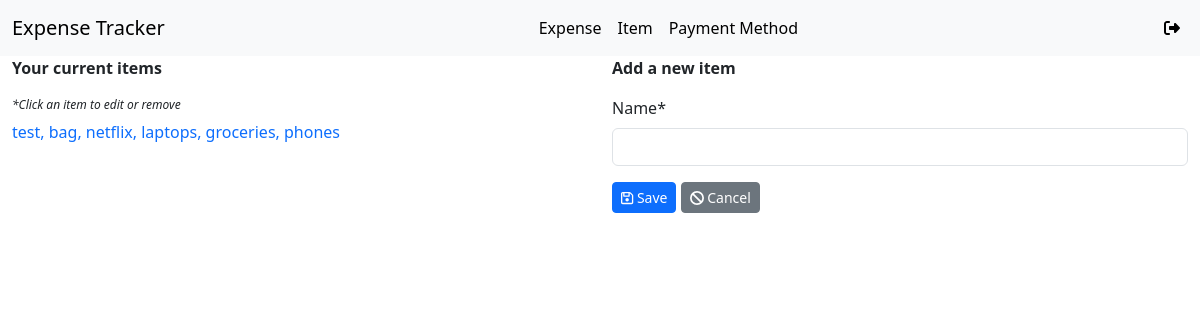
The page /items/ (signed in) on the database its author committed.
### app/models.py (models this page shows, shortened)
class Item(models.Model):
    name = models.CharField(max_length=100)
    user = models.ForeignKey(User, on_delete=models.CASCADE)
    entry_date = models.DateTimeField(auto_now_add=True, null=True, blank=True)
    last_update_date = models.DateTimeField(auto_now=True, null=True, blank=True)
    def __str__(self):
        return self.name

### app/views.py (the view, shortened to what this page needs)
# urls.py: path('items/', ItemCreateView.as_view(), name='item-list'),
class ItemCreateView(LoginRequiredMixin, CreateView):
    model = Item
    template_name = 'item_form.html'
    fields = ['name']
    def get_context_data(self, **kwargs):
        context = super().get_context_data(**kwargs)
        context['items'] = Item.objects.order_by('-id').filter(user=self.request.user)
        return context

### app/templates/item_form.html (shortened to what this page needs)
{% extends 'base.html' %}
{% block content %}
{% load crispy_forms_tags %}
<div class="row">
    <div class="col-md-6 col-sm-6">
        <div class="row">
            <p><b>Your current items</b></p>
        </div>
        <div class="row">
            <em style="font-size:0.75em">*Click an item to edit or remove</em><br/>
            <p>
                {% for item in items %}
                {% if not forloop.last %}
                <a href="{% url 'item-update' pk=item.id %}" style="text-decoration:none">{{ item }},</a>
                {% else %}
                <a href="{% url 'item-update' pk=item.id %}" style="text-decoration:none">{{ item }}</a>
                {% endif %}
                {% empty %}
                No items found.
                {% endfor %}
            </p>
        </div>
    </div>
    <div class="col-md-6 col-sm-6">
        <div class="row">
            <p><b>Add a new item</b></p>
        </div>
        <div class="row">
            <form method="POST">
                {{ form|crispy }}
                <button type="submit" class="btn btn-sm btn-primary"> <i class="fa-regular fa-floppy-disk"></i> Save</button>
                <a href="{% url 'item-create' %}" class="btn btn-sm btn-secondary"> <i class="fa fa-ban"></i> Cancel</a>
                {% url 'item-update' pk=item.id as url_for_edit %}
            </form>
        </div>
    </div>
</div>
{% endblock %}

### rows shown on the page
Item: name "test"
Item: name "bag"
Item: name "netflix"
Item: name "laptops"
Item: name "groceries"
Item: name "phones"
